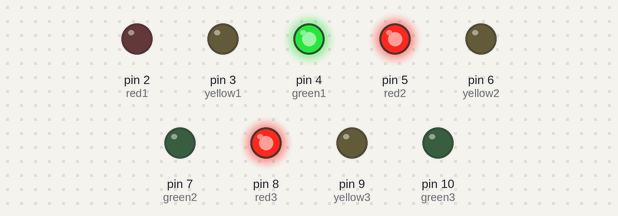
A sketch run on a simulated Arduino Uno, built with avr-gcc and run on an emulated ATmega328P. On the bench: output pins drawn as LEDs (lit = HIGH).

Above: at 1.0 s.
At 3.5 s:
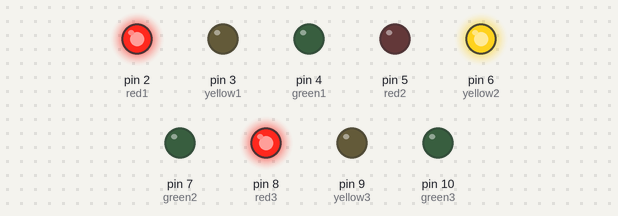
At 5.0 s:
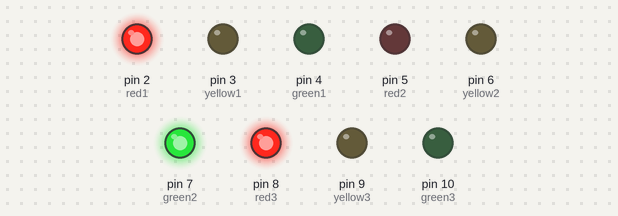
At 7.5 s:
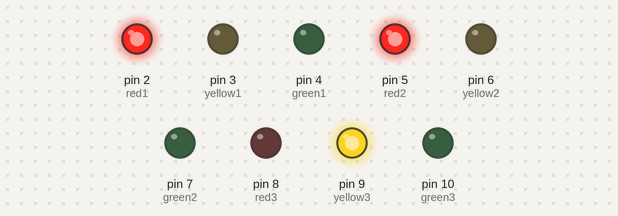
At 9.0 s:
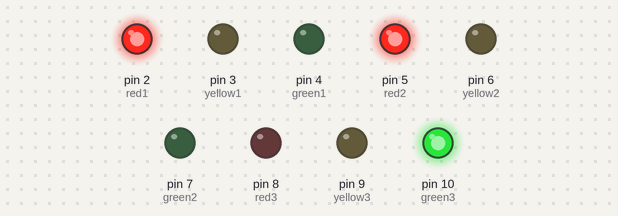
At 14.5 s:
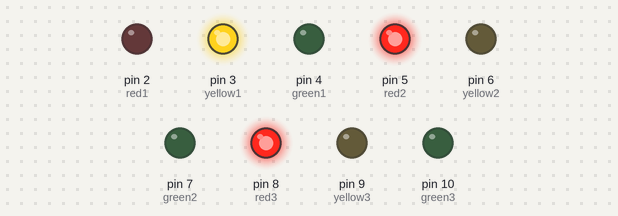
Timing chart, 0 to 15.6 s (numbered marks = the images above):
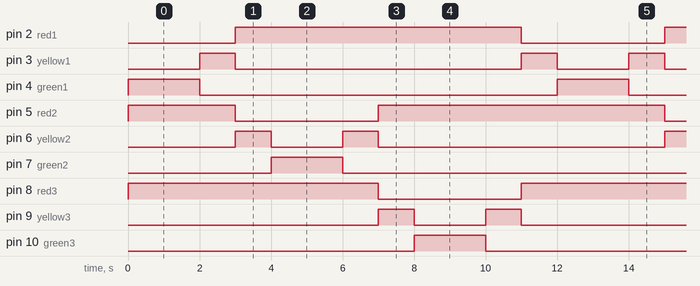

Measured:
- by itself, pin 2 (red1), pin 8 (red3): alternates HIGH for 8.0 s and LOW for 4.0 s
- by itself, pin 3 (yellow1): repeats every 12.0 s: LOW 8.0 s, HIGH 1.0 s, LOW 2.0 s, HIGH 1.0 s
- by itself, pin 4 (green1), pin 7 (green2), pin 10 (green3): alternates HIGH for 2.0 s and LOW for 10.0 s
- by itself, pin 5 (red2): repeats every 12.0 s: LOW 4.0 s, HIGH 8.0 s
- by itself, pin 6 (yellow2), pin 9 (yellow3): repeats every 12.0 s: LOW 2.0 s, HIGH 1.0 s, LOW 8.0 s, HIGH 1.0 s

The sketch:

Challenge-Traffic_Lights.ino
```cpp
const int red1 = 2;
const int yellow1 = 3;
const int green1 = 4;

const int red2 = 5;
const int yellow2 = 6;
const int green2 = 7;

const int red3 = 8;
const int yellow3 = 9;
const int green3 = 10;

void setup() {
  pinMode(red1, OUTPUT);
  pinMode(yellow1, OUTPUT);
  pinMode(green1, OUTPUT);

  pinMode(red2, OUTPUT);
  pinMode(yellow2, OUTPUT);
  pinMode(green2, OUTPUT);

  pinMode(red3, OUTPUT);
  pinMode(yellow3, OUTPUT);
  pinMode(green3, OUTPUT);
}

void loop() {

  digitalWrite(red1, LOW);
  digitalWrite(green1, HIGH);
  digitalWrite(red2, HIGH);
  digitalWrite(red3, HIGH);
  delay(2000);


  digitalWrite(green1, LOW);
  digitalWrite(yellow1, HIGH);
  delay(1000);


  digitalWrite(yellow1, LOW);
  digitalWrite(red1, HIGH);


  digitalWrite(red2, LOW);
  digitalWrite(yellow2, HIGH);
  delay(1000);

  digitalWrite(yellow2, LOW);
  digitalWrite(green2, HIGH);
  digitalWrite(red1, HIGH);
  digitalWrite(red3, HIGH);
  delay(2000);


  digitalWrite(green2, LOW);
  digitalWrite(yellow2, HIGH);
  delay(1000);

  digitalWrite(yellow2, LOW);
  digitalWrite(red2, HIGH);

  digitalWrite(red3, LOW);
  digitalWrite(yellow3, HIGH);
  delay(1000);

  digitalWrite(yellow3, LOW);
  digitalWrite(green3, HIGH);
  digitalWrite(red1, HIGH);
  digitalWrite(red2, HIGH);
  delay(2000);

  digitalWrite(green3, LOW);
  digitalWrite(yellow3, HIGH);
  delay(1000);

  digitalWrite(yellow3, LOW);
  digitalWrite(red3, HIGH);

  digitalWrite(red1, LOW);
  digitalWrite(yellow1, HIGH);
  delay(1000);

  digitalWrite(yellow1, LOW);
  digitalWrite(green1, HIGH);
}
```
